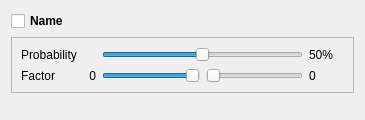
<?xml version="1.0" encoding="UTF-8"?>
<ui version="4.0">
 <class>FloatMutationController</class>
 <widget class="QWidget" name="FloatMutationController">
  <property name="geometry">
   <rect>
    <x>0</x>
    <y>0</y>
    <width>365</width>
    <height>120</height>
   </rect>
  </property>
  <property name="windowTitle">
   <string>Form</string>
  </property>
  <property name="whatsThis">
   <string>&lt;!DOCTYPE HTML PUBLIC &quot;-//W3C//DTD HTML 4.0//EN&quot; &quot;http://www.w3.org/TR/REC-html40/strict.dtd&quot;&gt;
&lt;html&gt;&lt;head&gt;&lt;meta name=&quot;qrichtext&quot; content=&quot;1&quot; /&gt;&lt;style type=&quot;text/css&quot;&gt;
p, li { white-space: pre-wrap; }
&lt;/style&gt;&lt;/head&gt;&lt;body style=&quot; font-family:'MS Shell Dlg 2'; font-size:8.25pt; font-weight:400; font-style:normal;&quot;&gt;
&lt;p style=&quot; margin-top:0px; margin-bottom:0px; margin-left:0px; margin-right:0px; -qt-block-indent:0; text-indent:0px;&quot;&gt;&lt;span style=&quot; font-size:12pt; font-weight:600; color:#000000;&quot;&gt;Factor Mutation&lt;/span&gt;&lt;/p&gt;
&lt;p style=&quot;-qt-paragraph-type:empty; margin-top:0px; margin-bottom:0px; margin-left:0px; margin-right:0px; -qt-block-indent:0; text-indent:0px; font-size:12pt; font-weight:600;&quot;&gt;&lt;/p&gt;
&lt;p style=&quot; margin-top:0px; margin-bottom:0px; margin-left:0px; margin-right:0px; -qt-block-indent:0; text-indent:0px;&quot;&gt;&lt;span style=&quot; font-size:8pt; font-weight:600;&quot;&gt;Probability&lt;/span&gt;&lt;/p&gt;
&lt;p style=&quot;-qt-paragraph-type:empty; margin-top:0px; margin-bottom:0px; margin-left:0px; margin-right:0px; -qt-block-indent:0; text-indent:0px; font-size:8pt;&quot;&gt;&lt;/p&gt;
&lt;p style=&quot; margin-top:0px; margin-bottom:0px; margin-left:0px; margin-right:0px; -qt-block-indent:0; text-indent:0px;&quot;&gt;&lt;span style=&quot; font-size:8pt;&quot;&gt;Probability of mutation occurrence.&lt;/span&gt;&lt;/p&gt;
&lt;p style=&quot;-qt-paragraph-type:empty; margin-top:0px; margin-bottom:0px; margin-left:0px; margin-right:0px; -qt-block-indent:0; text-indent:0px; font-size:8pt;&quot;&gt;&lt;/p&gt;
&lt;p style=&quot; margin-top:0px; margin-bottom:0px; margin-left:0px; margin-right:0px; -qt-block-indent:0; text-indent:0px;&quot;&gt;&lt;span style=&quot; font-size:8pt; font-weight:600;&quot;&gt;Factor&lt;/span&gt;&lt;/p&gt;
&lt;p style=&quot;-qt-paragraph-type:empty; margin-top:0px; margin-bottom:0px; margin-left:0px; margin-right:0px; -qt-block-indent:0; text-indent:0px; font-size:8pt;&quot;&gt;&lt;/p&gt;
&lt;p style=&quot; margin-top:0px; margin-bottom:0px; margin-left:0px; margin-right:0px; -qt-block-indent:0; text-indent:0px;&quot;&gt;&lt;span style=&quot; font-size:8pt;&quot;&gt;The new value is calculated like this :&lt;/span&gt;&lt;/p&gt;
&lt;p style=&quot;-qt-paragraph-type:empty; margin-top:0px; margin-bottom:0px; margin-left:0px; margin-right:0px; -qt-block-indent:0; text-indent:0px; font-size:8pt;&quot;&gt;&lt;/p&gt;
&lt;p style=&quot; margin-top:0px; margin-bottom:0px; margin-left:0px; margin-right:0px; -qt-block-indent:0; text-indent:0px;&quot;&gt;&lt;span style=&quot; font-size:8pt; font-style:italic; color:#000000;&quot;&gt;newValue&lt;/span&gt;&lt;span style=&quot; font-size:8pt; font-style:italic; color:#c0c0c0;&quot;&gt; &lt;/span&gt;&lt;span style=&quot; font-size:8pt; font-style:italic; color:#000000;&quot;&gt;=&lt;/span&gt;&lt;span style=&quot; font-size:8pt; font-style:italic; color:#c0c0c0;&quot;&gt; &lt;/span&gt;&lt;span style=&quot; font-size:8pt; font-style:italic; color:#000000;&quot;&gt;value&lt;/span&gt;&lt;span style=&quot; font-size:8pt; font-style:italic; color:#c0c0c0;&quot;&gt; &lt;/span&gt;&lt;span style=&quot; font-size:8pt; font-style:italic; color:#000000;&quot;&gt;+&lt;/span&gt;&lt;span style=&quot; font-size:8pt; font-style:italic; color:#c0c0c0;&quot;&gt; &lt;/span&gt;&lt;span style=&quot; font-size:8pt; font-style:italic; color:#000000;&quot;&gt;(&lt;/span&gt;&lt;span style=&quot; font-size:8pt; font-style:italic; color:#800000;&quot;&gt;maxValue&lt;/span&gt;&lt;span style=&quot; font-size:8pt; font-style:italic; color:#c0c0c0;&quot;&gt; &lt;/span&gt;&lt;span style=&quot; font-size:8pt; font-style:italic; color:#000000;&quot;&gt;-&lt;/span&gt;&lt;span style=&quot; font-size:8pt; font-style:italic; color:#c0c0c0;&quot;&gt; &lt;/span&gt;&lt;span style=&quot; font-size:8pt; font-style:italic; color:#800000;&quot;&gt;minValue&lt;/span&gt;&lt;span style=&quot; font-size:8pt; font-style:italic; color:#000000;&quot;&gt;)&lt;/span&gt;&lt;span style=&quot; font-size:8pt; font-style:italic; color:#c0c0c0;&quot;&gt; &lt;/span&gt;&lt;span style=&quot; font-size:8pt; font-style:italic; color:#000000;&quot;&gt;*&lt;/span&gt;&lt;span style=&quot; font-size:8pt; font-style:italic; color:#c0c0c0;&quot;&gt; &lt;/span&gt;&lt;span style=&quot; font-size:8pt; font-style:italic;&quot;&gt;random&lt;/span&gt;&lt;span style=&quot; font-size:8pt; font-style:italic; color:#000000;&quot;&gt;(&lt;/span&gt;&lt;span style=&quot; font-size:8pt; font-style:italic; color:#800000;&quot;&gt;minFact&lt;/span&gt;&lt;span style=&quot; font-size:8pt; font-style:italic; color:#000000;&quot;&gt;,&lt;/span&gt;&lt;span style=&quot; font-size:8pt; font-style:italic; color:#c0c0c0;&quot;&gt; &lt;/span&gt;&lt;span style=&quot; font-size:8pt; font-style:italic; color:#800000;&quot;&gt;maxFact&lt;/span&gt;&lt;span style=&quot; font-size:8pt; font-style:italic; color:#000000;&quot;&gt;)&lt;/span&gt;&lt;/p&gt;
&lt;p style=&quot;-qt-paragraph-type:empty; margin-top:0px; margin-bottom:0px; margin-left:0px; margin-right:0px; -qt-block-indent:0; text-indent:0px; font-size:8pt; font-style:italic; color:#000000;&quot;&gt;&lt;/p&gt;
&lt;p style=&quot; margin-top:0px; margin-bottom:0px; margin-left:0px; margin-right:0px; -qt-block-indent:0; text-indent:0px;&quot;&gt;&lt;span style=&quot; font-size:8pt; color:#000000;&quot;&gt;(?) &lt;/span&gt;&lt;span style=&quot; font-size:8pt; color:#800000;&quot;&gt;maxValue&lt;/span&gt;&lt;span style=&quot; font-size:8pt; color:#000000;&quot;&gt; - &lt;/span&gt;&lt;span style=&quot; font-size:8pt; color:#800000;&quot;&gt;minValue&lt;/span&gt;&lt;span style=&quot; font-size:8pt; color:#000000;&quot;&gt; corresponds to the range of possible values (these two values are fixed by us, but you can edit them directly in the experiment file)&lt;/span&gt;&lt;/p&gt;
&lt;p style=&quot;-qt-paragraph-type:empty; margin-top:0px; margin-bottom:0px; margin-left:0px; margin-right:0px; -qt-block-indent:0; text-indent:0px; font-size:8pt; color:#000000;&quot;&gt;&lt;/p&gt;&lt;/body&gt;&lt;/html&gt;</string>
  </property>
  <layout class="QVBoxLayout" name="verticalLayout">
   <item>
    <widget class="QCheckBox" name="cbName">
     <property name="font">
      <font>
       <weight>75</weight>
       <bold>true</bold>
      </font>
     </property>
     <property name="text">
      <string>Name</string>
     </property>
    </widget>
   </item>
   <item>
    <widget class="QFrame" name="fForm">
     <property name="frameShape">
      <enum>QFrame::StyledPanel</enum>
     </property>
     <property name="frameShadow">
      <enum>QFrame::Raised</enum>
     </property>
     <layout class="QGridLayout" name="gridLayout_2">
      <item row="0" column="0" colspan="2">
       <widget class="QLabel" name="label">
        <property name="text">
         <string>Probability</string>
        </property>
       </widget>
      </item>
      <item row="0" column="2" colspan="2">
       <widget class="QSlider" name="sProbability">
        <property name="maximum">
         <number>1000</number>
        </property>
        <property name="value">
         <number>500</number>
        </property>
        <property name="orientation">
         <enum>Qt::Horizontal</enum>
        </property>
       </widget>
      </item>
      <item row="0" column="4">
       <widget class="QLabel" name="lProbabilty">
        <property name="minimumSize">
         <size>
          <width>35</width>
          <height>0</height>
         </size>
        </property>
        <property name="text">
         <string>50%</string>
        </property>
       </widget>
      </item>
      <item row="1" column="0">
       <widget class="QLabel" name="label_12">
        <property name="text">
         <string>Factor</string>
        </property>
       </widget>
      </item>
      <item row="1" column="1">
       <widget class="QLabel" name="lMinFactor">
        <property name="minimumSize">
         <size>
          <width>35</width>
          <height>0</height>
         </size>
        </property>
        <property name="text">
         <string>0</string>
        </property>
        <property name="alignment">
         <set>Qt::AlignRight|Qt::AlignTrailing|Qt::AlignVCenter</set>
        </property>
       </widget>
      </item>
      <item row="1" column="2">
       <widget class="QSlider" name="sMinFactor">
        <property name="minimum">
         <number>-100</number>
        </property>
        <property name="maximum">
         <number>0</number>
        </property>
        <property name="orientation">
         <enum>Qt::Horizontal</enum>
        </property>
       </widget>
      </item>
      <item row="1" column="3">
       <widget class="QSlider" name="sMaxFactor">
        <property name="minimum">
         <number>0</number>
        </property>
        <property name="maximum">
         <number>100</number>
        </property>
        <property name="orientation">
         <enum>Qt::Horizontal</enum>
        </property>
       </widget>
      </item>
      <item row="1" column="4">
       <widget class="QLabel" name="lMaxFactor">
        <property name="minimumSize">
         <size>
          <width>35</width>
          <height>0</height>
         </size>
        </property>
        <property name="text">
         <string>0</string>
        </property>
       </widget>
      </item>
     </layout>
    </widget>
   </item>
   <item>
    <spacer name="verticalSpacer_3">
     <property name="orientation">
      <enum>Qt::Vertical</enum>
     </property>
     <property name="sizeHint" stdset="0">
      <size>
       <width>50</width>
       <height>10</height>
      </size>
     </property>
    </spacer>
   </item>
  </layout>
 </widget>
 <resources/>
 <connections/>
</ui>
